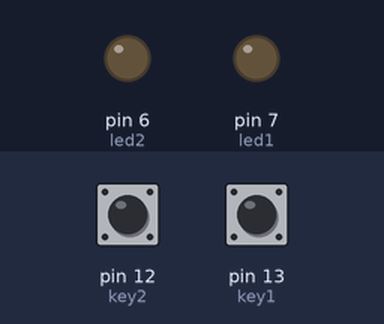
Bench run of a sketch on a simulated Arduino Uno, built with avr-gcc and run on an emulated ATmega328P. Parts: output pins drawn as LEDs (lit = HIGH). Dashed ring = blinking. The inputs (shaded band) are chosen by the test bench; at power-on: pin 12 (key2) LOW, pin 13 (key1) LOW.

Above: at 1.8 s.
1.9 s: pin 12 (key2) pulled HIGH for 1 s
At 2.05 s:
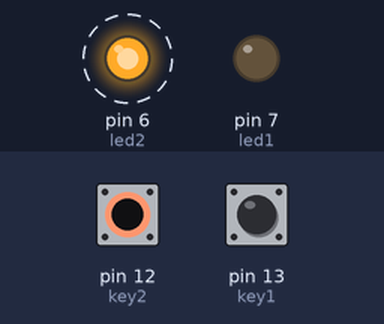
4.4 s: pin 13 (key1) pulled HIGH for 3.2 s
At 4.8 s:
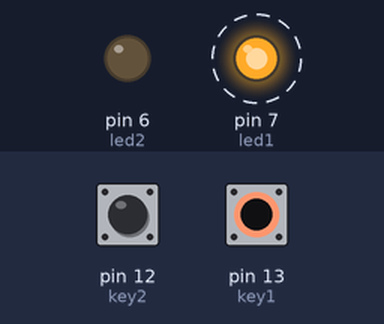
9.4 s: pin 12 (key2) pulled HIGH for 3.2 s
At 12.9 s:
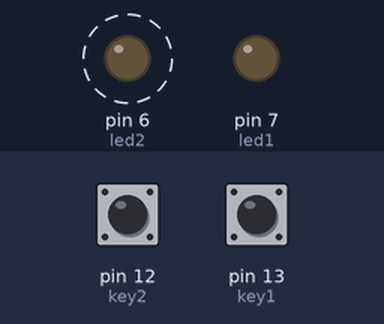
Timing chart, 0 to 14.4 s (numbered marks = the images above; inputs shaded):
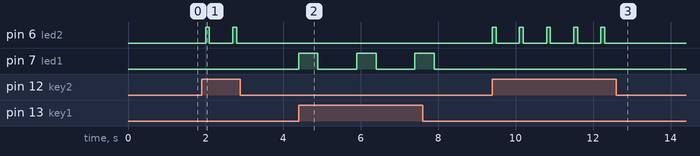

Measured:
- after the input at 1.9 s, pin 6 (led2): alternates HIGH for 0.10 s and LOW for 0.60 s, 4 changes in all, then stays LOW, starting after 0.10 s
- after the input at 4.4 s, pin 7 (led1): alternates HIGH for 0.50 s and LOW for 1.0 s, starting at once
- after the input at 9.4 s, pin 6 (led2): alternates HIGH for 0.10 s and LOW for 0.60 s, 10 changes in all, then stays LOW, starting at once

The sketch:

week03_Button_08.ino
```cpp
//week03 - 디지털 입력(버튼) 스케치

int led1 = 7;
int led2 = 6;
int key1 = 13;
int key2 = 12;

void setup() {
  pinMode(led1, OUTPUT);
  pinMode(led2, OUTPUT);
  pinMode(key1, INPUT);
  pinMode(key2, INPUT);
}

void loop() {
  if(digitalRead(key1) == HIGH) {
    digitalWrite(led1, HIGH);
    delay(500);
    digitalWrite(led1, LOW);
    delay(500);
  }
  else
    digitalWrite(led1, LOW);

  if(digitalRead(key2) == HIGH) {
    digitalWrite(led2, HIGH);
    delay(100);
    digitalWrite(led2, LOW);
    delay(100);
  }
  else
    digitalWrite(led2, LOW);

  delay(500);
}
```
